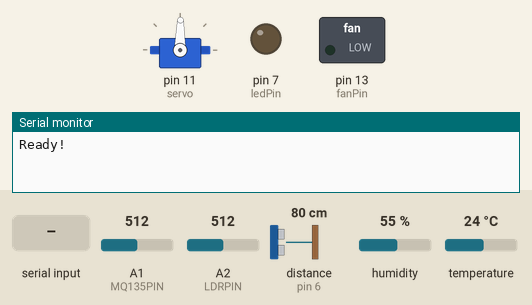
The sketch below on a simulated Arduino Uno, built with avr-gcc and run on an emulated ATmega328P. On the bench: servo, switched loads named in the sketch (green lamp = pin HIGH), output pins drawn as LEDs (lit = HIGH), the last lines printed to the serial monitor. Wiring (inferred from the names in the program): ultrasonic range finder: trigger pin 5; echo pin 6. The inputs (shaded band) are chosen by the test bench; at power-on: distance to the obstacle (sensor on pin 6) 80 cm, A1 (MQ135PIN) = 512, A2 (LDRPIN) = 512, humidity 55 %, temperature 24 °C. The echo pulse lasts 58.3 µs per cm; pins used as bus, display or sensor lines are not drawn.

Above: at 1.2 s.
1.3 s: "ledOn\n" received over Serial
At 2.1 s:
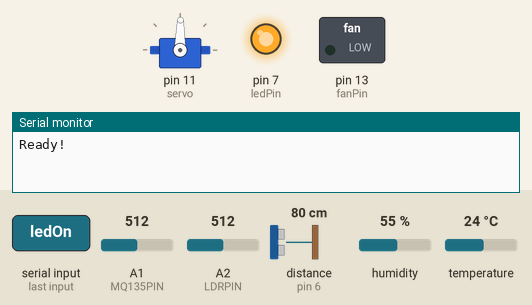
2.8 s: "fanLow\n" received over Serial
At 3.2 s:
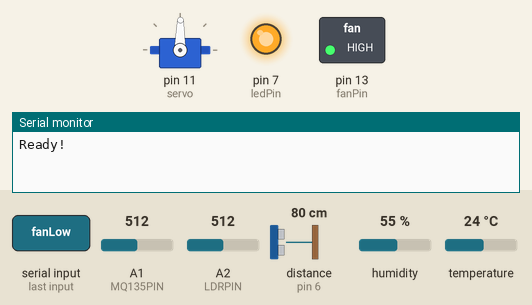
4.3 s: "ledOff\n" received over Serial
At 8.1 s:
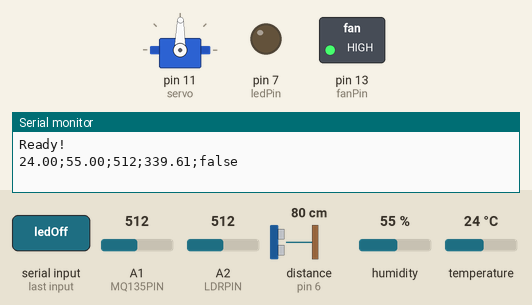
9.3 s: "servoOpen\n" received over Serial
At 10.5 s:
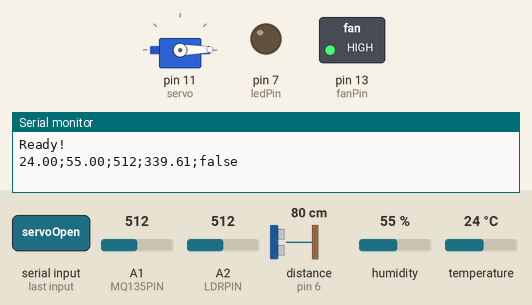
10.8 s: "fanOff\n" received over Serial
At 11.6 s:
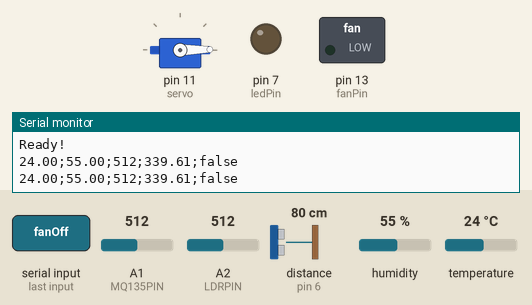
12.3 s: distance to the obstacle (sensor on pin 6) set to 18 cm
13.8 s: distance to the obstacle (sensor on pin 6) set to 14 cm
Timing chart, 0 to 16.8 s (numbered marks = the images above; inputs shaded):
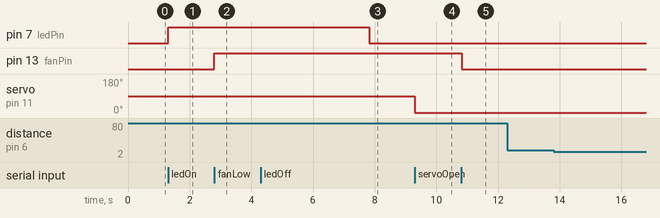

The sketch:

weather_station.ino
```cpp
#include <DHT.h>
#include <DHT_U.h>
#include <Servo.h>
// ----------------- Serial -----------------

// ----------------- DHT11 -----------------
#define DHTPIN 4

#define DHTTYPE DHT11

DHT dht(DHTPIN, DHTTYPE);

// ----------------- LDR -----------------
#define LDRPIN A2

// ----------------- MQ135 -----------------
#define MQ135PIN A1

// ----------------- Ultrasonic -----------------
#define TRIGPIN 5
#define ECHOPIN 6

// State
bool isLightOn = false;
bool doorState = false;
bool prevDoorState = false;
int fanState = 0; // 0: off, 1: low, 2: high
int prevFanState = 0;

// Led pin on D7
const int ledPin = 7;

// fan pwm pin on d9
const int fanPin = 13;

// servo pin on d10
Servo servo;

unsigned long previousMillis = 0;

void setup()
{
  Serial.begin(115200);

  dht.begin();

  pinMode(LDRPIN, INPUT);
  pinMode(MQ135PIN, INPUT);

  pinMode(TRIGPIN, OUTPUT);
  pinMode(ECHOPIN, INPUT);

  // led
  pinMode(ledPin, OUTPUT);
  digitalWrite(ledPin, LOW);

  // fan
  pinMode(fanPin, OUTPUT);
  analogWrite(fanPin, 0);

  // servo
  servo.attach(11);
  servoClose();

  Serial.println("Ready!");
}

void loop()
{

  // 1. stream sensor data, every 3 seconds
  unsigned long currentMillis = millis();

  if (currentMillis - previousMillis >= 3000)
  {
    previousMillis = currentMillis;
    sensorData();
  }

  // 2. check for commands
  readCommands();

  // 3. actuator control
  actuatorControl();
}

void fanOff()
{
  analogWrite(fanPin, 0);
}

void fanLow()
{
  analogWrite(fanPin, 200);
}

void fanHigh()
{
  analogWrite(fanPin, 255);
}

void ledOff()
{
  digitalWrite(ledPin, LOW);
}

void ledOn()
{
  digitalWrite(ledPin, HIGH);
}

void servoOpen()
{
  servo.write(1);
}

void servoClose()
{
  servo.write(89);
}

void sensorData()
{
  float temperature = dht.readTemperature();
  float humidity = dht.readHumidity();

  int ldr = analogRead(LDRPIN);
  float lumen = 0.6633 * ldr + 0.0052;

  if (lumen < 0)
  {
    lumen = 0;
  }

  int airQuality = analogRead(MQ135PIN);

  // distance in cm
  digitalWrite(TRIGPIN, LOW);
  delayMicroseconds(2);
  digitalWrite(TRIGPIN, HIGH);
  delayMicroseconds(10);
  digitalWrite(TRIGPIN, LOW);
  float distance = pulseIn(ECHOPIN, HIGH) / 58.2;

  String presence = "false";
  if (distance < 15)
  {
    presence = "true";
  }

  String data = String(temperature, 2) + ";" + String(humidity, 2) + ";" + String(airQuality) + ";" + String(lumen, 2) + ";" + presence;
  Serial.println(data);
}

void readCommands()
{
  if (Serial.available() > 0)
  {
    String command = Serial.readStringUntil('\n');

    if (command == "ledOn")
    {
      isLightOn = true;
    }
    else if (command == "ledOff")
    {
      isLightOn = false;
    }
    else if (command == "fanOff")
    {
      fanState = 0;
    }
    else if (command == "fanLow")
    {
      fanState = 1;
    }
    else if (command == "fanHigh")
    {
      fanState = 2;
    }
    else if (command == "servoOpen")
    {
      doorState = true;
    }
    else if (command == "servoClose")
    {
      doorState = false;
    }
  }
}

void actuatorControl()
{

  // light
  if (isLightOn)
  {
    ledOn();
  }
  else
  {
    ledOff();
  }

  // fan
  if (fanState != prevFanState)
  {
    if (fanState == 0)
    {
      fanOff();
    }
    else if (fanState == 1)
    {
      fanLow();
      delay(5000);
    }
    else if (fanState == 2)
    {
      fanHigh();
    }
    prevFanState = fanState;
  }

  // door
  if (doorState != prevDoorState)
  {
    if (doorState)
    {
      servoOpen();
    }
    else
    {
      servoClose();
    }
    prevDoorState = doorState;
  }
}
```

Measured:
- after the input at 1.3 s, pin 7 (ledPin): LOW → HIGH at once
- after the input at 2.8 s, pin 13 (fanPin): LOW → HIGH at once
- after the input at 4.3 s, pin 7 (ledPin): HIGH → LOW after 3.5 s
- after the input at 9.3 s, servo on pin 11 (servo): 89° → 1° at once
- after the input at 10.8 s, pin 13 (fanPin): HIGH → LOW at once
- after the input at 12.3 s, every drawn part: stays the same
